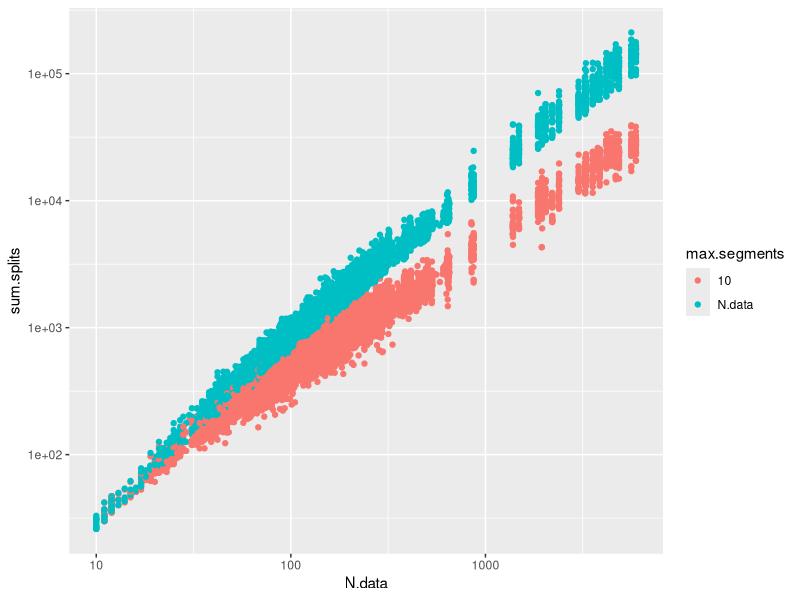
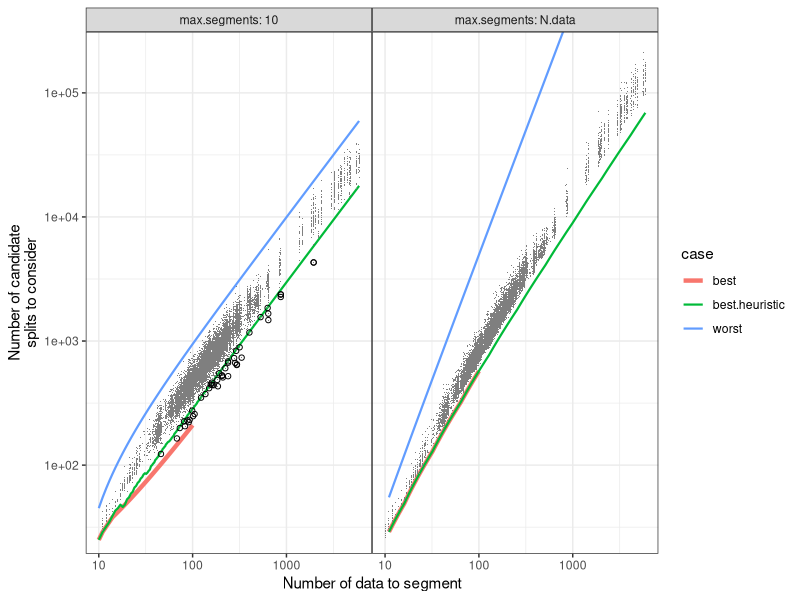

The R source for these figures, in order:
library(data.table)
library(ggplot2)
iterations.dt <- data.table::fread("figure-neuroblastoma-iterations-data.csv")
bound.dt <- data.table::fread("figure-neuroblastoma-iterations-bounds.csv")
bound.wide <- dcast(
  bound.dt,
  N.data + max.segments ~ case,
  value.var = "sum.splits")
bound.and.data <- bound.wide[
  iterations.dt, on=.(N.data, max.segments), nomatch=0L]
## These three should be empty.
bound.and.data[sum.splits < best]
bound.and.data[best.heuristic < best]
bound.and.data[sum.splits > worst]
## These are real data sets for which the heuristic does not work.
(hilite <- bound.and.data[sum.splits < best.heuristic, .(
  N.data, max.segments, best, sum.splits, best.heuristic, worst)])
bound.and.data[sum.splits == best]
unique(
  bound.and.data[max.segments==10][, .(best.heuristic,best)]
)[best.heuristic == best]

ggplot()+
  geom_point(aes(
    N.data, sum.splits, color=max.segments),
    data=iterations.dt)+
  scale_x_log10()+
  scale_y_log10()

gg <- ggplot()+
  geom_line(aes(
    N.data, sum.splits, color=case, size=case),
    data=bound.dt)+
  geom_point(aes(
    N.data, sum.splits),
    shape=".",
    color="grey50",
    data=iterations.dt)+
  geom_point(aes(
    N.data, sum.splits),
    shape=1,
    data=hilite)+
  facet_grid(. ~ max.segments, labeller=label_both)+
  scale_x_log10(
    "Number of data to segment")+
  scale_y_log10(
    "Number of candidate\nsplits to consider")+
  theme_bw()+
  theme(panel.spacing=grid::unit(0,"lines"))+
  coord_cartesian(ylim=c(3e1, 2e5))+
  scale_size_manual(values=c(
    best=1.5, best.heuristic=0.75, worst=0.75))
png("figure-neuroblastoma-iterations.png", width=7, height=2, units="in", res=200)
print(gg)
dev.off()

